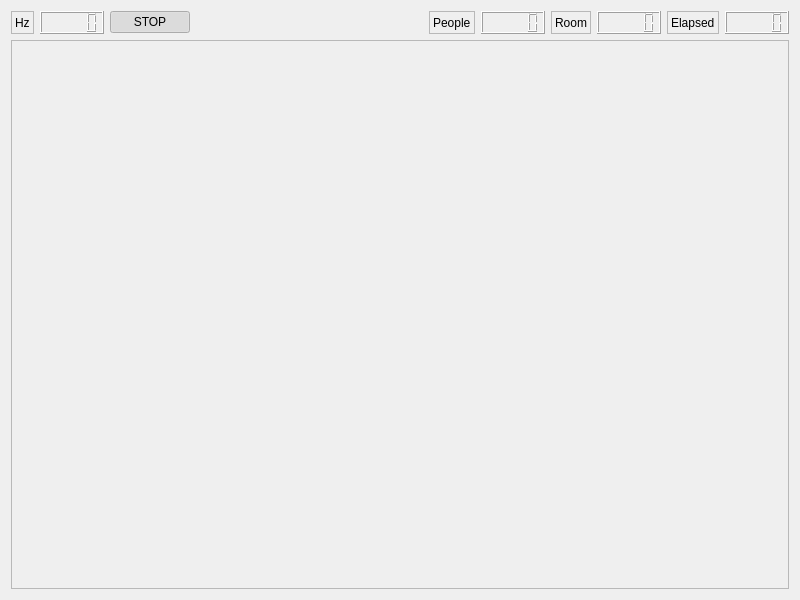
<?xml version="1.0" encoding="UTF-8"?>
<ui version="4.0">
 <class>local_guiDlg</class>
 <widget class="QWidget" name="local_guiDlg">
  <property name="geometry">
   <rect>
    <x>0</x>
    <y>0</y>
    <width>800</width>
    <height>600</height>
   </rect>
  </property>
  <property name="windowTitle">
   <string>intention_predictor</string>
  </property>
  <layout class="QVBoxLayout" name="verticalLayout_2">
   <item>
    <layout class="QVBoxLayout" name="verticalLayout">
     <item>
      <layout class="QHBoxLayout" name="horizontalLayout_4">
       <item>
        <layout class="QHBoxLayout" name="horizontalLayout">
         <item>
          <widget class="QLabel" name="label">
           <property name="frameShape">
            <enum>QFrame::StyledPanel</enum>
           </property>
           <property name="text">
            <string>Hz</string>
           </property>
          </widget>
         </item>
         <item>
          <widget class="QLCDNumber" name="lcdNumber_hz">
           <property name="font">
            <font>
             <family>Ubuntu</family>
             <pointsize>12</pointsize>
             <weight>75</weight>
             <bold>true</bold>
            </font>
           </property>
          </widget>
         </item>
        </layout>
       </item>
       <item>
        <widget class="QPushButton" name="pushButton_stop">
         <property name="text">
          <string>STOP</string>
         </property>
         <property name="checkable">
          <bool>true</bool>
         </property>
         <property name="checked">
          <bool>true</bool>
         </property>
        </widget>
       </item>
       <item>
        <spacer name="horizontalSpacer">
         <property name="orientation">
          <enum>Qt::Horizontal</enum>
         </property>
         <property name="sizeHint" stdset="0">
          <size>
           <width>40</width>
           <height>20</height>
          </size>
         </property>
        </spacer>
       </item>
       <item>
        <layout class="QHBoxLayout" name="horizontalLayout_2">
         <item>
          <widget class="QLabel" name="label_2">
           <property name="frameShape">
            <enum>QFrame::StyledPanel</enum>
           </property>
           <property name="text">
            <string>People</string>
           </property>
          </widget>
         </item>
         <item>
          <widget class="QLCDNumber" name="lcdNumber_people">
           <property name="font">
            <font>
             <weight>75</weight>
             <bold>true</bold>
            </font>
           </property>
          </widget>
         </item>
        </layout>
       </item>
       <item>
        <layout class="QHBoxLayout" name="horizontalLayout_3">
         <item>
          <widget class="QLabel" name="label_3">
           <property name="frameShape">
            <enum>QFrame::StyledPanel</enum>
           </property>
           <property name="text">
            <string>Room</string>
           </property>
          </widget>
         </item>
         <item>
          <widget class="QLCDNumber" name="lcdNumber_room">
           <property name="font">
            <font>
             <weight>75</weight>
             <bold>true</bold>
            </font>
           </property>
          </widget>
         </item>
         <item>
          <layout class="QHBoxLayout" name="horizontalLayout_5">
           <item>
            <widget class="QLabel" name="label_4">
             <property name="frameShape">
              <enum>QFrame::StyledPanel</enum>
             </property>
             <property name="text">
              <string>Elapsed</string>
             </property>
            </widget>
           </item>
           <item>
            <widget class="QLCDNumber" name="lcdNumber_elapsed">
             <property name="font">
              <font>
               <weight>75</weight>
               <bold>true</bold>
              </font>
             </property>
            </widget>
           </item>
          </layout>
         </item>
        </layout>
       </item>
      </layout>
     </item>
     <item>
      <widget class="QFrame" name="frame">
       <property name="sizePolicy">
        <sizepolicy hsizetype="Preferred" vsizetype="Expanding">
         <horstretch>0</horstretch>
         <verstretch>0</verstretch>
        </sizepolicy>
       </property>
       <property name="frameShape">
        <enum>QFrame::StyledPanel</enum>
       </property>
       <property name="frameShadow">
        <enum>QFrame::Raised</enum>
       </property>
      </widget>
     </item>
    </layout>
   </item>
  </layout>
 </widget>
 <resources/>
 <connections/>
</ui>
